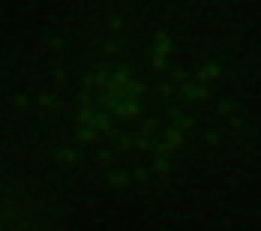
#> input picture MIVIA_HEp-2_Images_Dataset/Main_Dataset/Cells/Cell_Images/07/001.png, 87 x 77 px, found by its file name (shown 3 times larger)
$ jupyter execute --allow-errors dump.ipynb   (older library calls are emulated)
#> lines starting #> are read from the running program, lines starting #| are printed output that depends on the picture
### utils.py
from PIL import Image
import numpy as np
import matplotlib.pyplot as plt

def getYCbCr(filepath):
    image = Image.open(filepath).convert('YCbCr')
    y, cb, cr = image.split()
    return np.array(y)


# [42 lines left out: functions getPlot, string_to_label, string_to_target, not called in this run]

### dump.ipynb
[cell 1]
import pandas as pd
import numpy as np
from PIL import Image
import matplotlib.pyplot as plt
from utils import *
import os

[cell 2]
base_folder_path = 'MIVIA_HEp-2_Images_Dataset/Main_Dataset/Cells/Cell_Images/01'

[cell 3]
file_path = 'MIVIA_HEp-2_Images_Dataset/Main_Dataset/Cells/Cell_Images/01/001.png'
cell_image = Image.open(file_path)
#> cell_image is the input picture: PIL image 87x77 RGB; mean R, G, B 3.6, 14, 1

[cell 4]
plt.figure(figsize=(6, 6))
plt.imshow(cell_image)
plt.show()

[cell 5]
cell_image.size
#> Out = (87, 77)

[cell 6]
np_cell = np.array(cell_image)

[cell 7]
np_cell.shape
#> Out = (77, 87, 3)

[cell 8]
np_cell[:,:,0].shape # Segregating first channel of the image
#> Out = (77, 87)

[cell 9]
fig, axes = plt.subplots(1, 3, figsize=(12, 4))

# Plot each channel
axes[0].imshow(np_cell[:,:,0])
axes[0].set_title('Red Channel')
axes[0].axis('off')

axes[1].imshow(np_cell[:,:,1])
axes[1].set_title('Green Channel')
axes[1].axis('off')

axes[2].imshow(np_cell[:,:,2])
axes[2].set_title('Blue Channel')
axes[2].axis('off')

plt.tight_layout()
plt.show()
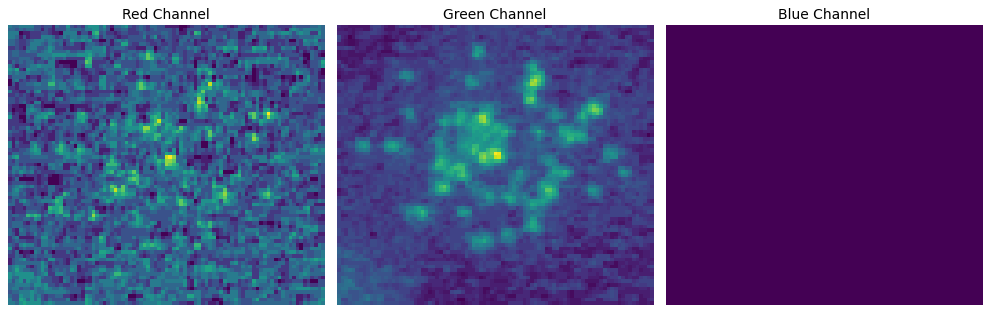
#> figure drawn by matplotlib, 3 panels

[cell 10]
# Converting to YCBCR

ycbcr_cell = cell_image.convert('YCbCr')
#> ycbcr_cell: PIL image 87x77 YCbCr; mean of channels 0, 1, 2 8.8, 122.8, 123.5
y, cb, cr = ycbcr_cell.split()
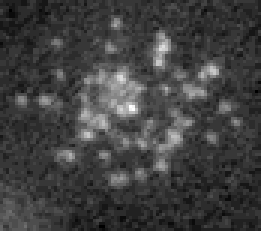
#> y: PIL image 87x77 L (shown 3 times larger); min 3, max 26, mean 8.8; drawn with min black and max white

[cell 11]
fig, axes = plt.subplots(1, 3, figsize=(12, 4))

# Plot each channel
axes[0].imshow(y)
axes[0].set_title('Luminance - Y Channel')
axes[0].axis('off')

axes[1].imshow(cb)
axes[1].set_title('CB - Blue Difference')
axes[1].axis('off')

axes[2].imshow(cr)
axes[2].set_title('CR - Red Difference')
axes[2].axis('off')

plt.tight_layout()
plt.show()
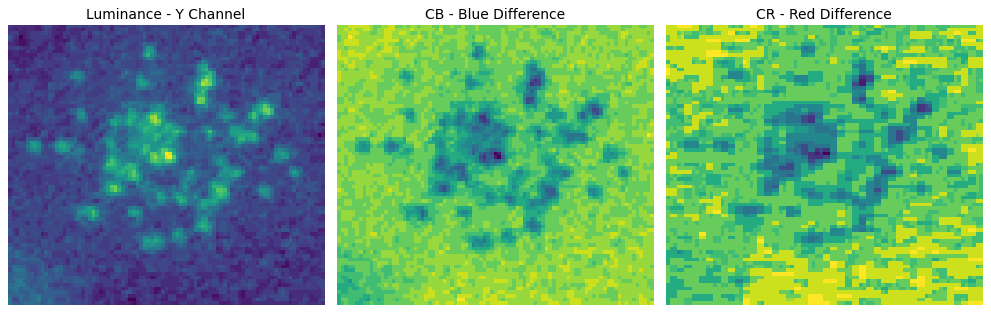
#> figure drawn by matplotlib, 3 panels

[cell 12]
"""
    According to Nosaka's paper, the luminance of a HEp-2 cell image is often unstable.
    So, Let's see some pictures of the luminance channel of the cells.
    We Can see that is indeed true.

"""

fig, axs = plt.subplots(2, 5, figsize=(15, 6))
#> (the rest of this cell did not finish here and is left out)

[cell 13]
import numpy as np
from skimage.feature import local_binary_pattern as lbp

def LBP(image, points=8, radius=1):
    '''
    Uniform Local Binary Patterns algorithm
    Input image with shape (height, width, channels)
    Output features with length * number of channels
    '''
#> called with points = 8, radius = 1
    # calculate pattern length
    length = points**2 - abs(points - 3)
#> length = 59
    # lbp per channel in image
    histogram = np.empty(0, dtype=np.int64)
    for i in range(image.shape[2]):
        channel = image[:, :, i]
        pattern = lbp(channel, points, radius, method='nri_uniform')
        pattern = pattern.astype(np.int64).ravel()                      # returns a flatten array
        pattern = np.bincount(pattern)                                  # return count of every pattern

        if len(pattern) < length:
            pattern = np.concatenate((pattern, np.zeros(59 - len(pattern))))
        histogram = np.concatenate((histogram, pattern))
#> this loop made 3 passes
#> pass 1, in LBP, `channel = image[:, :, i]`:
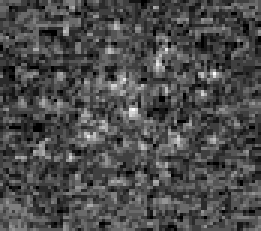
#> channel: shape (77, 87) (shown 3 times larger); min 0, max 12, mean 3.58; drawn with min black and max white
#> pass 1, in LBP, `pattern = lbp(channel, points, radius, method='nri_uniform')`:
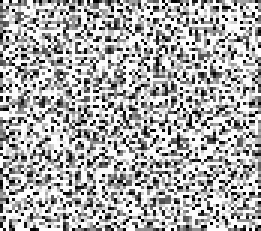
#> pattern: shape (77, 87) float64 (shown 3 times larger); min 0, max 58, mean 39.1; drawn with min black and max white
#> pass 2, in LBP, `channel = image[:, :, i]`:
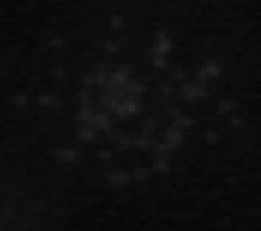
#> channel: shape (77, 87) (shown 3 times larger); min 6, max 41, mean 14
#> pass 2, in LBP, `pattern = lbp(channel, points, radius, method='nri_uniform')`:
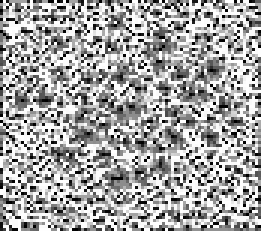
#> pattern: shape (77, 87) float64 (shown 3 times larger); min 0, max 58, mean 37.3; drawn with min black and max white
#> after the loop: channel: shape (77, 87); every value is 1
#> after the loop, histogram = 177 values, max 6375 at index 175, min 0 at index 118, mean 113.5
    # normalize the histogram and return it
    features = (histogram - np.mean(histogram)) / np.std(histogram)
#> features = 177 values, max 12.47 at index 175, min -0.226 at index 118, mean 1e-17
    return features

[cell 14]
LBP(np_cell).shape
#> Out = (177,)

[cell 15]
plt.hist(LBP(np_cell))
#> the loop in LBP (call 2), `for i in range(image.shape[2]):` made 3 passes
#> pass 3, in LBP (call 2), `pattern = lbp(channel, points, radius, method='nri_uniform')`:
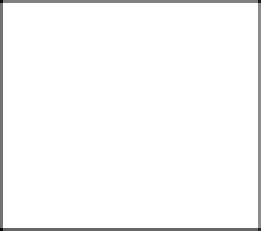
#> pattern: shape (77, 87) float64 (shown 3 times larger); min 17, max 57, mean 56; drawn with min black and max white
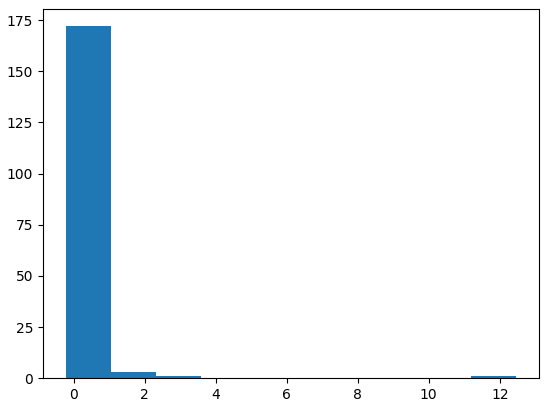
#> figure drawn by matplotlib, 1 panel; tallest bar 172 high, from x = -0.226 to 1.04

[cell 16]
LBP(np_cell).shape
#> Out = (177,)
